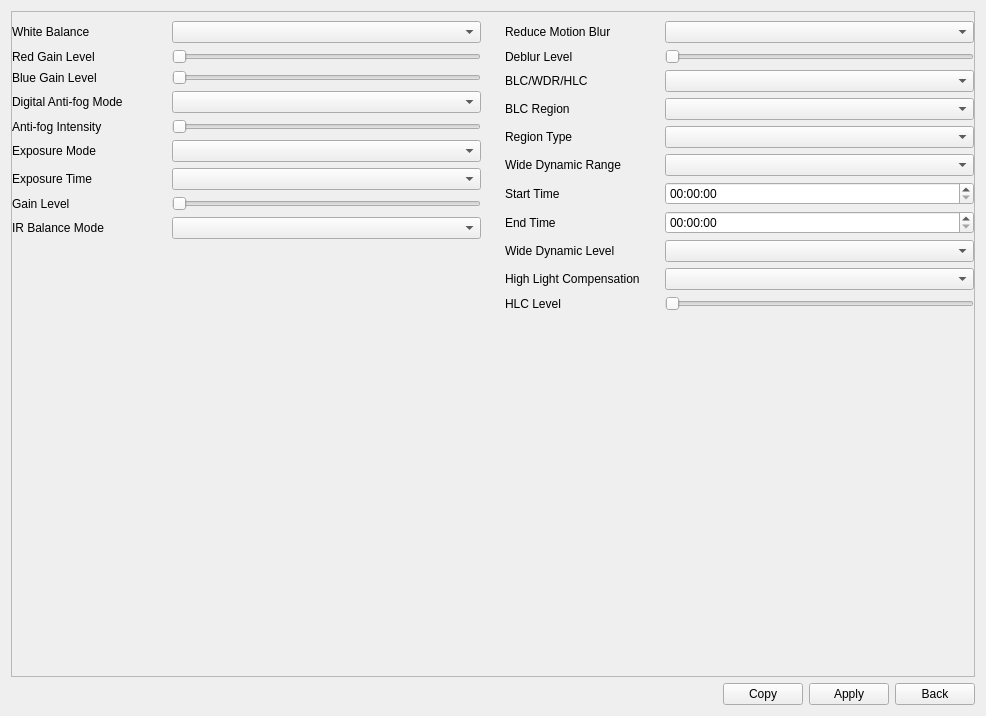
<?xml version="1.0" encoding="UTF-8"?>
<ui version="4.0">
 <class>ImagePageEnhancementMulti</class>
 <widget class="QWidget" name="ImagePageEnhancementMulti">
  <property name="geometry">
   <rect>
    <x>0</x>
    <y>0</y>
    <width>986</width>
    <height>716</height>
   </rect>
  </property>
  <property name="windowTitle">
   <string>Form</string>
  </property>
  <layout class="QVBoxLayout" name="verticalLayout_3">
   <item>
    <widget class="QScrollArea" name="scrollArea">
     <property name="widgetResizable">
      <bool>true</bool>
     </property>
     <widget class="QWidget" name="scrollAreaWidgetContents">
      <property name="geometry">
       <rect>
        <x>0</x>
        <y>0</y>
        <width>966</width>
        <height>663</height>
       </rect>
      </property>
      <layout class="QVBoxLayout" name="verticalLayout_4">
       <property name="leftMargin">
        <number>0</number>
       </property>
       <property name="topMargin">
        <number>0</number>
       </property>
       <property name="rightMargin">
        <number>0</number>
       </property>
       <property name="bottomMargin">
        <number>0</number>
       </property>
       <item>
        <widget class="QWidget" name="widgetContainer" native="true">
         <property name="sizePolicy">
          <sizepolicy hsizetype="Preferred" vsizetype="Expanding">
           <horstretch>0</horstretch>
           <verstretch>0</verstretch>
          </sizepolicy>
         </property>
         <layout class="QHBoxLayout" name="horizontalLayout_2">
          <property name="leftMargin">
           <number>0</number>
          </property>
          <property name="topMargin">
           <number>0</number>
          </property>
          <property name="rightMargin">
           <number>0</number>
          </property>
          <property name="bottomMargin">
           <number>0</number>
          </property>
          <item>
           <widget class="QWidget" name="widget_left" native="true">
            <layout class="QVBoxLayout" name="verticalLayout">
             <property name="leftMargin">
              <number>0</number>
             </property>
             <item>
              <layout class="QGridLayout" name="gridLayout">
               <item row="1" column="0">
                <widget class="QLabel" name="label_RedGainLevel">
                 <property name="text">
                  <string>Red Gain Level</string>
                 </property>
                </widget>
               </item>
               <item row="8" column="1">
                <widget class="ComboBox" name="comboBox_IrBalanceMode">
                 <property name="sizePolicy">
                  <sizepolicy hsizetype="Preferred" vsizetype="Fixed">
                   <horstretch>2</horstretch>
                   <verstretch>0</verstretch>
                  </sizepolicy>
                 </property>
                </widget>
               </item>
               <item row="3" column="0">
                <widget class="QLabel" name="label_DigitalAntifogMode">
                 <property name="text">
                  <string>Digital Anti-fog Mode</string>
                 </property>
                </widget>
               </item>
               <item row="8" column="0">
                <widget class="QLabel" name="label_IrBalanceMode">
                 <property name="sizePolicy">
                  <sizepolicy hsizetype="Preferred" vsizetype="Preferred">
                   <horstretch>1</horstretch>
                   <verstretch>0</verstretch>
                  </sizepolicy>
                 </property>
                 <property name="text">
                  <string>IR Balance Mode</string>
                 </property>
                </widget>
               </item>
               <item row="7" column="0">
                <widget class="QLabel" name="label_GainLevel">
                 <property name="text">
                  <string>Gain Level</string>
                 </property>
                </widget>
               </item>
               <item row="6" column="1">
                <widget class="ComboBox" name="comboBox_ExposureTime"/>
               </item>
               <item row="0" column="0">
                <widget class="QLabel" name="label_WhiteBalance">
                 <property name="sizePolicy">
                  <sizepolicy hsizetype="Preferred" vsizetype="Preferred">
                   <horstretch>1</horstretch>
                   <verstretch>0</verstretch>
                  </sizepolicy>
                 </property>
                 <property name="text">
                  <string>White Balance</string>
                 </property>
                </widget>
               </item>
               <item row="1" column="1">
                <widget class="BaseSlider" name="slider_RedGainLevel">
                 <property name="orientation">
                  <enum>Qt::Horizontal</enum>
                 </property>
                </widget>
               </item>
               <item row="5" column="1">
                <widget class="ComboBox" name="comboBox_ExposureMode"/>
               </item>
               <item row="5" column="0">
                <widget class="QLabel" name="label_ExposureMode">
                 <property name="text">
                  <string>Exposure Mode</string>
                 </property>
                </widget>
               </item>
               <item row="4" column="1">
                <widget class="BaseSlider" name="slider_AntifogIntensity">
                 <property name="orientation">
                  <enum>Qt::Horizontal</enum>
                 </property>
                </widget>
               </item>
               <item row="6" column="0">
                <widget class="QLabel" name="label_ExposureTime">
                 <property name="text">
                  <string>Exposure Time</string>
                 </property>
                </widget>
               </item>
               <item row="2" column="1">
                <widget class="BaseSlider" name="slider_BlueGainLevel">
                 <property name="orientation">
                  <enum>Qt::Horizontal</enum>
                 </property>
                </widget>
               </item>
               <item row="7" column="1">
                <widget class="BaseSlider" name="slider_GainLevel">
                 <property name="orientation">
                  <enum>Qt::Horizontal</enum>
                 </property>
                </widget>
               </item>
               <item row="3" column="1">
                <widget class="ComboBox" name="comboBox_DigitalAntifogMode"/>
               </item>
               <item row="4" column="0">
                <widget class="QLabel" name="label_AntifogIntensity">
                 <property name="text">
                  <string>Anti-fog Intensity</string>
                 </property>
                </widget>
               </item>
               <item row="2" column="0">
                <widget class="QLabel" name="label_BlueGainLevel">
                 <property name="text">
                  <string>Blue Gain Level</string>
                 </property>
                </widget>
               </item>
               <item row="0" column="1">
                <widget class="ComboBox" name="comboBox_WhiteBalance">
                 <property name="sizePolicy">
                  <sizepolicy hsizetype="Preferred" vsizetype="Fixed">
                   <horstretch>2</horstretch>
                   <verstretch>0</verstretch>
                  </sizepolicy>
                 </property>
                </widget>
               </item>
              </layout>
             </item>
             <item>
              <spacer name="verticalSpacer">
               <property name="orientation">
                <enum>Qt::Vertical</enum>
               </property>
               <property name="sizeHint" stdset="0">
                <size>
                 <width>10</width>
                 <height>0</height>
                </size>
               </property>
              </spacer>
             </item>
            </layout>
           </widget>
          </item>
          <item>
           <widget class="QWidget" name="widget_right" native="true">
            <layout class="QVBoxLayout" name="verticalLayout_2">
             <property name="rightMargin">
              <number>0</number>
             </property>
             <item>
              <layout class="QGridLayout" name="gridLayout_3">
               <item row="10" column="0">
                <widget class="QLabel" name="label_HighLightCompensation">
                 <property name="sizePolicy">
                  <sizepolicy hsizetype="Preferred" vsizetype="Preferred">
                   <horstretch>1</horstretch>
                   <verstretch>0</verstretch>
                  </sizepolicy>
                 </property>
                 <property name="text">
                  <string>High Light Compensation</string>
                 </property>
                </widget>
               </item>
               <item row="1" column="1">
                <widget class="ComboBox" name="comboBox_reduceBlur">
                 <property name="sizePolicy">
                  <sizepolicy hsizetype="Preferred" vsizetype="Fixed">
                   <horstretch>2</horstretch>
                   <verstretch>0</verstretch>
                  </sizepolicy>
                 </property>
                </widget>
               </item>
               <item row="7" column="0">
                <widget class="QLabel" name="label_startTime">
                 <property name="text">
                  <string>Start Time</string>
                 </property>
                </widget>
               </item>
               <item row="5" column="0">
                <widget class="QLabel" name="label_RegionType">
                 <property name="sizePolicy">
                  <sizepolicy hsizetype="Preferred" vsizetype="Preferred">
                   <horstretch>1</horstretch>
                   <verstretch>0</verstretch>
                  </sizepolicy>
                 </property>
                 <property name="text">
                  <string>Region Type</string>
                 </property>
                </widget>
               </item>
               <item row="6" column="0">
                <widget class="QLabel" name="label_WideDynamicRange">
                 <property name="text">
                  <string>Wide Dynamic Range</string>
                 </property>
                </widget>
               </item>
               <item row="2" column="0">
                <widget class="QLabel" name="label_deblur">
                 <property name="text">
                  <string>Deblur Level</string>
                 </property>
                </widget>
               </item>
               <item row="9" column="1">
                <widget class="ComboBox" name="comboBox_WideDynamicLevel">
                 <property name="sizePolicy">
                  <sizepolicy hsizetype="Preferred" vsizetype="Fixed">
                   <horstretch>2</horstretch>
                   <verstretch>0</verstretch>
                  </sizepolicy>
                 </property>
                </widget>
               </item>
               <item row="6" column="1">
                <widget class="ComboBox" name="comboBox_WideDynamicRange"/>
               </item>
               <item row="11" column="1">
                <widget class="BaseSlider" name="slider_HlcLevel">
                 <property name="orientation">
                  <enum>Qt::Horizontal</enum>
                 </property>
                </widget>
               </item>
               <item row="9" column="0">
                <widget class="QLabel" name="label_WideDynamicLevel">
                 <property name="sizePolicy">
                  <sizepolicy hsizetype="Preferred" vsizetype="Preferred">
                   <horstretch>1</horstretch>
                   <verstretch>0</verstretch>
                  </sizepolicy>
                 </property>
                 <property name="text">
                  <string>Wide Dynamic Level</string>
                 </property>
                </widget>
               </item>
               <item row="8" column="0">
                <widget class="QLabel" name="label_endTime">
                 <property name="text">
                  <string>End Time</string>
                 </property>
                </widget>
               </item>
               <item row="5" column="1">
                <widget class="ComboBox" name="comboBox_RegionType">
                 <property name="sizePolicy">
                  <sizepolicy hsizetype="Preferred" vsizetype="Fixed">
                   <horstretch>2</horstretch>
                   <verstretch>0</verstretch>
                  </sizepolicy>
                 </property>
                </widget>
               </item>
               <item row="1" column="0">
                <widget class="QLabel" name="label_reduceBlur">
                 <property name="sizePolicy">
                  <sizepolicy hsizetype="Preferred" vsizetype="Preferred">
                   <horstretch>1</horstretch>
                   <verstretch>0</verstretch>
                  </sizepolicy>
                 </property>
                 <property name="text">
                  <string>Reduce Motion Blur</string>
                 </property>
                </widget>
               </item>
               <item row="3" column="1">
                <widget class="ComboBox" name="comboBox_BlcWdrHlc">
                 <property name="sizePolicy">
                  <sizepolicy hsizetype="Preferred" vsizetype="Fixed">
                   <horstretch>2</horstretch>
                   <verstretch>0</verstretch>
                  </sizepolicy>
                 </property>
                </widget>
               </item>
               <item row="2" column="1">
                <widget class="BaseSlider" name="slider_deblur">
                 <property name="orientation">
                  <enum>Qt::Horizontal</enum>
                 </property>
                </widget>
               </item>
               <item row="7" column="1">
                <widget class="MyTimeEdit" name="timeEdit_startTime"/>
               </item>
               <item row="4" column="0">
                <widget class="QLabel" name="label_BlcRegion">
                 <property name="sizePolicy">
                  <sizepolicy hsizetype="Preferred" vsizetype="Preferred">
                   <horstretch>1</horstretch>
                   <verstretch>0</verstretch>
                  </sizepolicy>
                 </property>
                 <property name="text">
                  <string>BLC Region</string>
                 </property>
                </widget>
               </item>
               <item row="8" column="1">
                <widget class="MyTimeEdit" name="timeEdit_endTime"/>
               </item>
               <item row="10" column="1">
                <widget class="ComboBox" name="comboBox_HighLightCompensation">
                 <property name="sizePolicy">
                  <sizepolicy hsizetype="Preferred" vsizetype="Fixed">
                   <horstretch>2</horstretch>
                   <verstretch>0</verstretch>
                  </sizepolicy>
                 </property>
                </widget>
               </item>
               <item row="3" column="0">
                <widget class="QLabel" name="label_BlcWdrHlc">
                 <property name="sizePolicy">
                  <sizepolicy hsizetype="Preferred" vsizetype="Preferred">
                   <horstretch>1</horstretch>
                   <verstretch>0</verstretch>
                  </sizepolicy>
                 </property>
                 <property name="text">
                  <string>BLC/WDR/HLC</string>
                 </property>
                </widget>
               </item>
               <item row="11" column="0">
                <widget class="QLabel" name="label_HlcLevel">
                 <property name="sizePolicy">
                  <sizepolicy hsizetype="Preferred" vsizetype="Preferred">
                   <horstretch>1</horstretch>
                   <verstretch>0</verstretch>
                  </sizepolicy>
                 </property>
                 <property name="text">
                  <string>HLC Level</string>
                 </property>
                </widget>
               </item>
               <item row="4" column="1">
                <widget class="ComboBox" name="comboBox_BlcRegion">
                 <property name="sizePolicy">
                  <sizepolicy hsizetype="Preferred" vsizetype="Fixed">
                   <horstretch>2</horstretch>
                   <verstretch>0</verstretch>
                  </sizepolicy>
                 </property>
                </widget>
               </item>
              </layout>
             </item>
             <item>
              <spacer name="verticalSpacer_2">
               <property name="orientation">
                <enum>Qt::Vertical</enum>
               </property>
               <property name="sizeHint" stdset="0">
                <size>
                 <width>10</width>
                 <height>0</height>
                </size>
               </property>
              </spacer>
             </item>
            </layout>
           </widget>
          </item>
         </layout>
        </widget>
       </item>
      </layout>
     </widget>
    </widget>
   </item>
   <item>
    <layout class="QHBoxLayout" name="horizontalLayout">
     <item>
      <widget class="WidgetMessage" name="widgetMessage" native="true"/>
     </item>
     <item>
      <spacer name="horizontalSpacer">
       <property name="orientation">
        <enum>Qt::Horizontal</enum>
       </property>
       <property name="sizeHint" stdset="0">
        <size>
         <width>10</width>
         <height>10</height>
        </size>
       </property>
      </spacer>
     </item>
     <item>
      <widget class="QPushButton" name="pushButton_copy">
       <property name="text">
        <string>Copy</string>
       </property>
      </widget>
     </item>
     <item>
      <widget class="QPushButton" name="pushButton_apply">
       <property name="text">
        <string>Apply</string>
       </property>
      </widget>
     </item>
     <item>
      <widget class="QPushButton" name="pushButton_back">
       <property name="text">
        <string>Back</string>
       </property>
      </widget>
     </item>
    </layout>
   </item>
  </layout>
 </widget>
 <customwidgets>
  <customwidget>
   <class>ComboBox</class>
   <extends>QComboBox</extends>
   <header>combobox.h</header>
  </customwidget>
  <customwidget>
   <class>MyTimeEdit</class>
   <extends>QTimeEdit</extends>
   <header>mytimeedit.h</header>
  </customwidget>
  <customwidget>
   <class>BaseSlider</class>
   <extends>QSlider</extends>
   <header>baseslider.h</header>
   <container>1</container>
  </customwidget>
  <customwidget>
   <class>WidgetMessage</class>
   <extends>QWidget</extends>
   <header>widgetmessage.h</header>
   <container>1</container>
  </customwidget>
 </customwidgets>
 <resources/>
 <connections/>
</ui>
